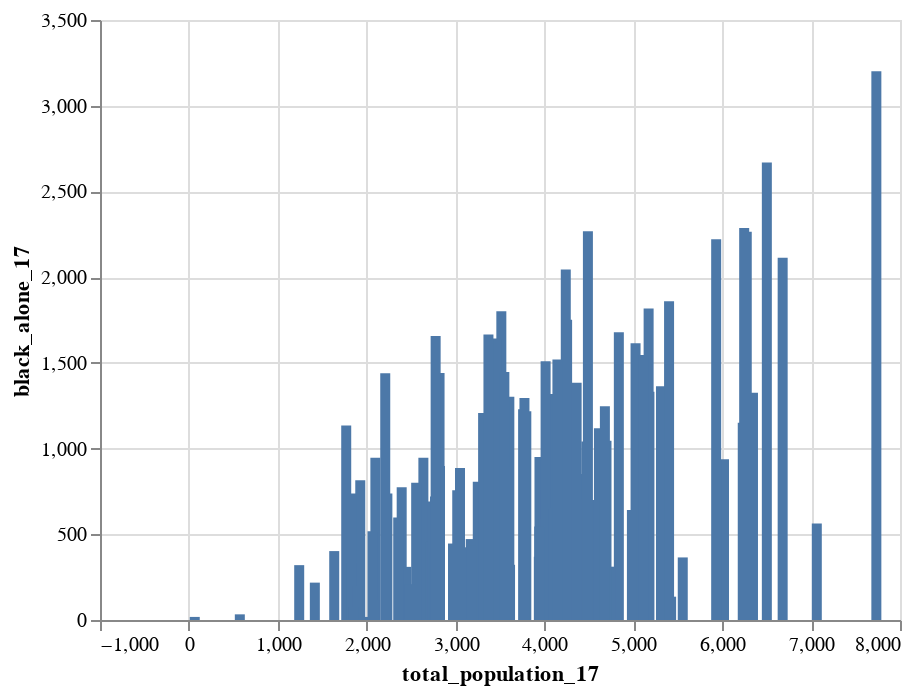

The code cell stored with this chart in its notebook:
### Code cell
alt.Chart(dfOakland).mark_bar().encode(
    x = "total_population_17",
    y = "black_alone_17"
)
